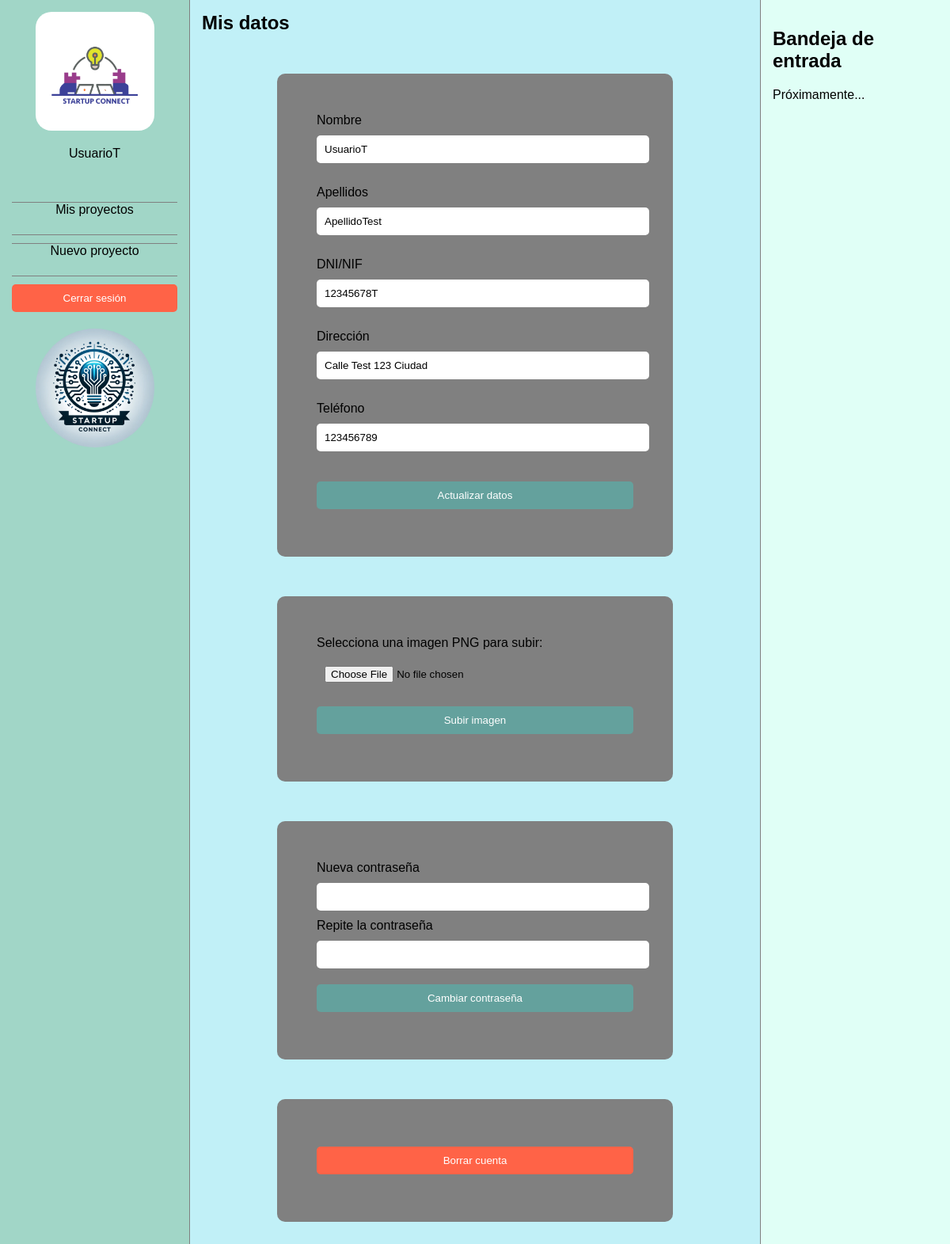
The app's page /startupconnect/php/perfilUsuario.php (signed in) with its own data.
### tables this page shows
CREATE TABLE `Usuarios` (
  `Identificador` int(255) NOT NULL,
  `Nombre` varchar(255) NOT NULL,
  `Apellido` varchar(255) NOT NULL,
  `DNI` varchar(255) NOT NULL,
  `Email` varchar(255) NOT NULL,
  `Direccion` varchar(255) NOT NULL,
  `Telefono` varchar(255) NOT NULL,
  `Contrasena` varchar(255) NOT NULL,
  `imagenPerfil` varchar(255) DEFAULT NULL
);

### startupconnect/conexionBD/conexiondb.php (called while the page is built, shortened)
<?php
class ControladorBD {
    private $enlace;
    private $host;
    private $usuario;
    private $clave;
    private $nombre;
    public function __construct() {
        $this->host = "localhost";
        $this->usuario = "startupconnect";
        $this->clave = "startupconnect";
        $this->nombre = "startupconnect";
    }
    public function conectar() {
        $this->enlace = new mysqli($this->host, $this->usuario, $this->clave, $this->nombre);
        return TRUE;
    }
    public function consulta($query) {
        if($this->conectar()) {
            if (($resultado = $this->enlace->query($query))) {
                if (is_object($resultado)) {
                    return $this->obtenerResultados($resultado);
                } else {
                    return TRUE;
                }
            }
            return FALSE;
        } else {
            return FALSE;
        }
    }
    private function obtenerResultados(mysqli_result &$resultado) {
        $resultados = array();
        while ($fila = $resultado->fetch_assoc()) {
            $resultados[] = $fila;
        }
        return $resultados;
    }
    public function desconectar() {
        return FALSE;
    }
}
?>

### startupconnect/php/perfilUsuario.php (the view, shortened to what this page needs)
<!DOCTYPE html>
<html lang="<?php echo $_SESSION['language'];?>">
<head>
    <link rel="stylesheet" href="../css/dashboard.css">
</head>
<body>
    <?php
        include '../conexionBD/conexiondb.php';
        if(!isset($_SESSION["idUsuario"]) &&
           !isset($_SESSION["nombreUsuario"])) {
            echo $translations['dashboard_empresa_sin_login'];
            echo '<meta http-equiv="Refresh" content="2; url=../index.php" /> ';
        } else {
            include 'menuUsuario.php';
            echo '<main class="content">
                    <h2>'.$translations['perfil_titulo'].'</h2>';
            $controlador = new ControladorBD();
            $consulta = "SELECT * FROM Usuarios WHERE Identificador = ".$_SESSION["idUsuario"].";";
            $resultado = $controlador->consulta($consulta);
            echo "
                <form action='actualizarUsuario.php' method='POST'>";
                foreach ($resultado as $fila) {
                    echo $translations['crear_cuenta_nombre']; echo "<br>";
                    echo '<input type="user" name="nombre" value="'.$fila["Nombre"].'" required><br><br>';
                    echo $translations['crear_cuenta_apellidos'];
                    echo '<input type="user" name="apellidos" value="'.$fila["Apellido"].'" required><br><br>';
                    echo $translations['crear_cuenta_dni'];; echo "<br>";
                    echo '<input type="text" name="dni" value="'.$fila["DNI"].'" required><br><br>';
                    echo $translations['crear_cuenta_direccion']; echo "<br>";
                    echo '<input type="text" name="direccion" value="'.$fila["Direccion"].'" required><br><br>';
                    echo $translations['crear_cuenta_telefono']; echo "<br>";
                    echo '<input type="tel" name="telefono" value="'.$fila["Telefono"].'" required><br><br>';
                }
            echo "<input type='submit' value='".$translations['perfil_boton_actualizar_datos']."'>
                </form>";
            echo '
            <form action="subirImagenUsuario.php" method="post" enctype="multipart/form-data">
                <label for="fileToUpload">'.$translations['perfil_selecciona_imagen'].'</label>
                <input type="file" name="fileToUpload" id="fileToUpload">
                <input type="submit" value="'.$translations['perfil_boton_imagen'].'" name="submit">
            </form>
            ';
            echo '
            <form action="cambiarContrasena.php" method="post">
                '.$translations['perfil_nueva_contrasena'].'<br>
                <input type="password" name="password" required><br>
                '.$translations['perfil_repetir_contrasena'].'<br>
                <input type="password" name="repitepassword" required><br>
                <input type="submit" value="'.$translations['perfil_boton_contrasena'].'">
            </form>
            ';
            echo '
            <form action="eliminarCuenta.php" method="post">
                <input type="submit" value="'.$translations['perfil_boton_borrar_cuenta'].'" name="botonBorrar" class="botonBorrar">
            </form>
            ';
            echo '</main>';
            include 'bandejadeEntrada.php';
        }
    ?>
</body>
</html>

### startupconnect/css/dashboard.css (style rules this page uses)
:root { --bs-teal: #64a19d; --bs-black: black; --bs-white: white; --bs-gray: gray; --bs-gray-dark: black; --bs-gray-100: white; --bs-primary: #64a19d; --bs-light: white; --bs-dark: black; --bs-black: black; --bs-white: white; --bs-primary-rgb: 100, 161, 157; --bs-black-rgb: 0, 0, 0; --bs-gray-form: rgba(0, 0, 0, 0.3); }
body { margin: 0; font-family: Arial, sans-serif; display: flex; background-color: #a1d6c7; color: var(--bs-white); height: 400vh; }
.content { flex-grow: 1; padding: 15px; box-sizing: border-box; background-color: #c1f0f7; color: var(--bs-black); }
.content h2 { margin-top: 0; }
input[type="submit"].botonBorrar { background-color: #ff6347 !important; color: white !important; border: none !important; padding: 10px 20px !important; border-radius: 5px !important; cursor: pointer !important; transition: background-color 0.3s !important; }

### startupconnect/php/perfilUsuario.php (style rules this page uses)
body { height: 250vh; }
form { background: var(--bs-gray); padding: 50px; margin: auto; margin-top: 50px; width: 80%; max-width: 400px; border-radius: 10px; }
input { padding: 10px; width: 100%; margin-top: 10px; margin-bottom: 10px; border-radius: 5px; border: none; }
input[type="submit"] { background: #64a19d; color: var(--bs-white); border: none; cursor: pointer; }

### records on screen
usuarios: nombre "UsuarioT", apellidos "ApellidoTest", dni "12345678T", direccion "Calle Test 123 Ciudad", telefono "123456789"

### other values on screen
$nombre "UsuarioT"
$translations['navigation_menu_mis_proyectos'] "Mis proyectos"
$translations['navigation_menu_nuevo_proyecto'] "Nuevo proyecto"
$translations['navigation_menu_cerrar_sesion'] "Cerrar sesión"
$translations['perfil_titulo'] "Mis datos"
$translations['perfil_selecciona_imagen'] "Selecciona una imagen PNG para subir:"
$translations['perfil_nueva_contrasena'] "Nueva contraseña"
$translations['perfil_repetir_contrasena'] "Repite la contraseña"
$translations['seccion_noticias_titulo'] "Bandeja de entrada"
$translations['proximamente'] "Próximamente..."
